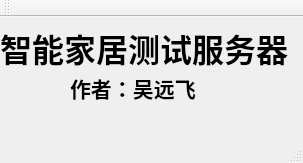
<?xml version="1.0" encoding="UTF-8"?>
<ui version="4.0">
 <class>MainWindow</class>
 <widget class="QMainWindow" name="MainWindow">
  <property name="geometry">
   <rect>
    <x>0</x>
    <y>0</y>
    <width>303</width>
    <height>163</height>
   </rect>
  </property>
  <property name="windowTitle">
   <string>智能家居-使徒行者</string>
  </property>
  <widget class="QWidget" name="centralWidget">
   <widget class="QLabel" name="NameLabel">
    <property name="geometry">
     <rect>
      <x>70</x>
      <y>50</y>
      <width>141</width>
      <height>41</height>
     </rect>
    </property>
    <property name="font">
     <font>
      <family>华文行楷</family>
      <pointsize>16</pointsize>
      <weight>75</weight>
      <bold>true</bold>
     </font>
    </property>
    <property name="text">
     <string>作者：吴远飞</string>
    </property>
   </widget>
   <widget class="QLabel" name="TitleLabel">
    <property name="geometry">
     <rect>
      <x>0</x>
      <y>0</y>
      <width>321</width>
      <height>61</height>
     </rect>
    </property>
    <property name="font">
     <font>
      <family>华文行楷</family>
      <pointsize>24</pointsize>
      <weight>75</weight>
      <bold>true</bold>
     </font>
    </property>
    <property name="styleSheet">
     <string notr="true"/>
    </property>
    <property name="text">
     <string>智能家居测试服务器</string>
    </property>
   </widget>
  </widget>
  <widget class="QMenuBar" name="menuBar">
   <property name="geometry">
    <rect>
     <x>0</x>
     <y>0</y>
     <width>303</width>
     <height>23</height>
    </rect>
   </property>
  </widget>
  <widget class="QToolBar" name="mainToolBar">
   <property name="windowTitle">
    <string/>
   </property>
   <attribute name="toolBarArea">
    <enum>TopToolBarArea</enum>
   </attribute>
   <attribute name="toolBarBreak">
    <bool>false</bool>
   </attribute>
  </widget>
  <widget class="QStatusBar" name="statusBar"/>
 </widget>
 <layoutdefault spacing="6" margin="11"/>
 <resources/>
 <connections/>
</ui>
